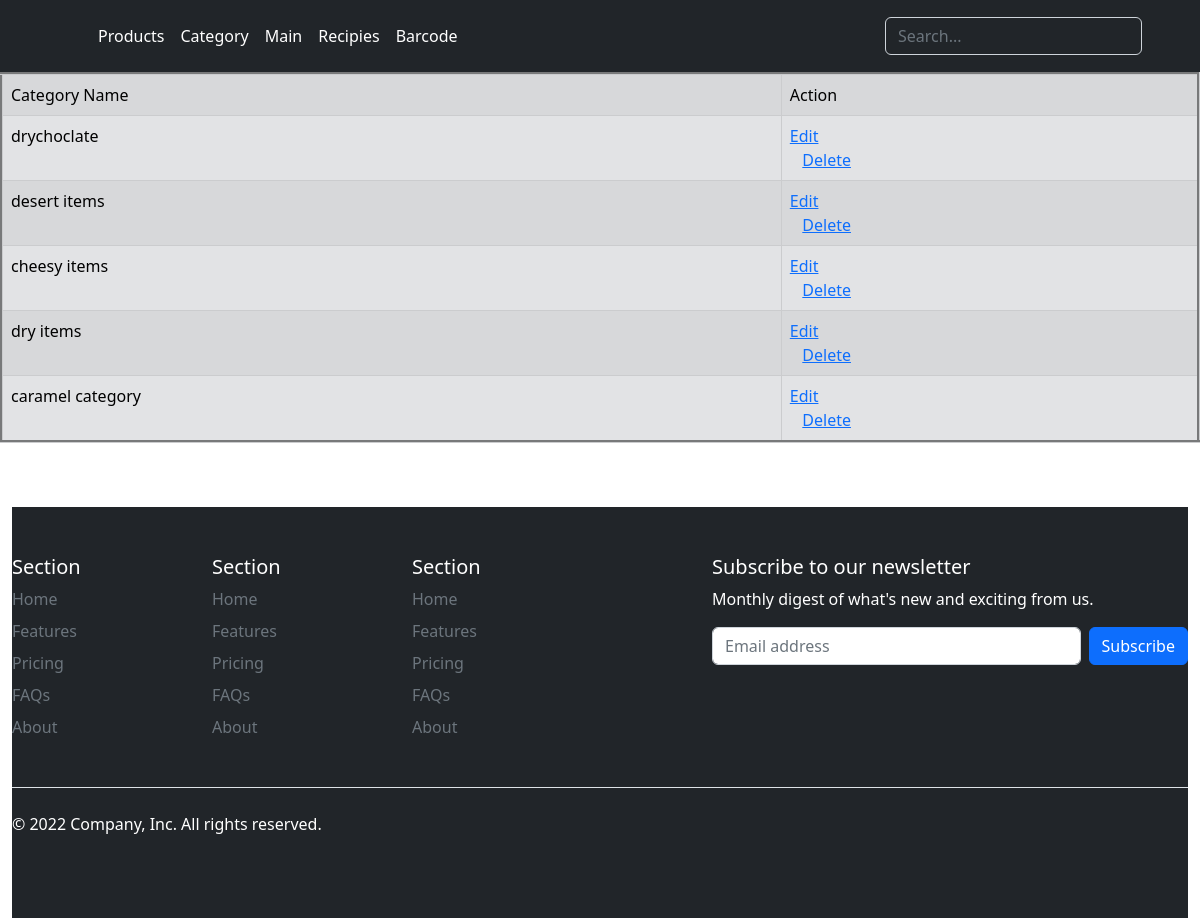
Screenshot of /product/category/ with the database file from the repository.
### ourproduct/models.py (models this page shows)
class Category(models.Model):
    category_name=models.CharField(max_length=100,unique=True)
    created_at=models.DateTimeField(auto_now_add=True,null=True)

### ourproduct/views.py (the view)
# urls.py: path('category/',show_category),
def show_category(request):
    category=Category.objects.all()
    context={
        'category': category
    }
    return render(request,'ourproduct/category.html',context)

### ourproduct/templates/ourproduct/category.html (shortened to what this page needs)
{% extends 'layouts.html' %}
{% load static %}
{% block title %}
<link rel="stylesheet" href="{% static 'css/style.css' %}">
{% endblock %}
{% block main_content %}
<div style="overflow-x:auto;">
    <table border="3" class="table table-bordered table-striped table-secondary">
        <tr>
            <td>Category Name</td>
            <td>Action</td>
        </tr>
        {% for cat in category %}
        <tr>
        <td>{{cat.category_name}}</td>
        <td><a href="/product/updatecategory/{{cat.id}}"onclick="return confirm('is it sure to edit this category?')">Edit</a><br> &nbsp;&nbsp;
            <a href="/product/deletecategory/{{cat.id}}" onclick="return confirm('Are you sure want to delete this product?')">Delete</a>
            </td>
        </tr>
        {% endfor %}
    </table>
    </div>
    {% endblock %}

### ourproduct/static/css/style.css (style rules this page uses)
* { margin:0; padding:0; box-sizing: border-box; }
table { border-color:aqua; width: 50%; background-color:darkorchid; table-layout:auto; }
div { transform: rotate(360deg); transform-origin: 20% 40%; }

### rows the page displays
Category: category_name "drychoclate"
Category: category_name "desert items"
Category: category_name "cheesy items"
Category: category_name "dry items"
Category: category_name "caramel category"
